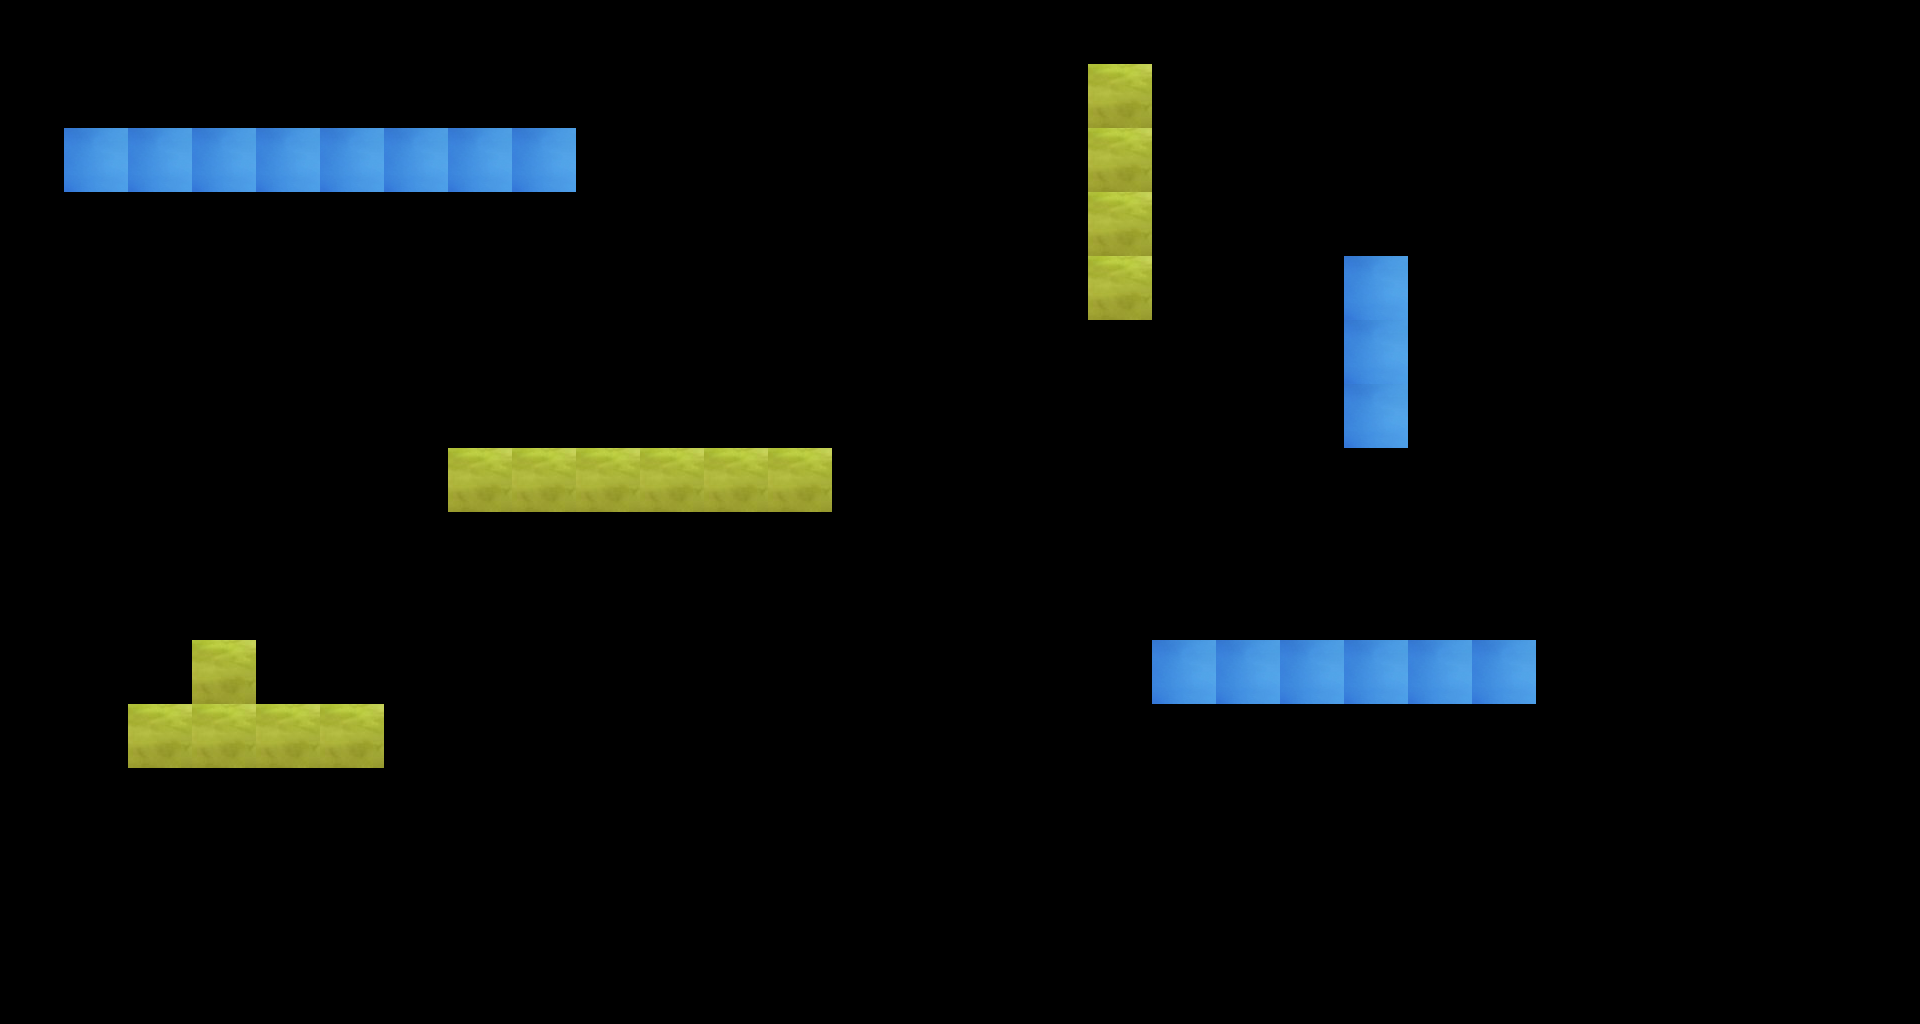

This is a level from a 2D game, rendered from its Tiled map with the project's own tilesets. A one-line summary and the map file follow, with tile-layer data summarised:
An orthogonal 30x16 tile map with 64x64 px tiles, 2 tile layers (BlackBlock, WhiteBlock), 2 tilesets.

<map version="1.0" orientation="orthogonal" renderorder="right-down" width="30" height="16" tilewidth="64" tileheight="64" nextobjectid="1">
 <tileset firstgid="1" name="box2" tilewidth="64" tileheight="64">
  <image source="box2.png" width="64" height="64" />
 </tileset>
 <tileset firstgid="2" name="box1" tilewidth="64" tileheight="64">
  <image source="box1.png" width="64" height="64" />
 </tileset>
 <layer name="BlackBlock" width="30" height="16">
  <data>[480 cells, 17 non-empty, 1 distinct tile ids]</data>
 </layer>
 <layer name="WhiteBlock" width="30" height="16">
  <data>[480 cells, 15 non-empty, 1 distinct tile ids]</data>
 </layer>
</map>
